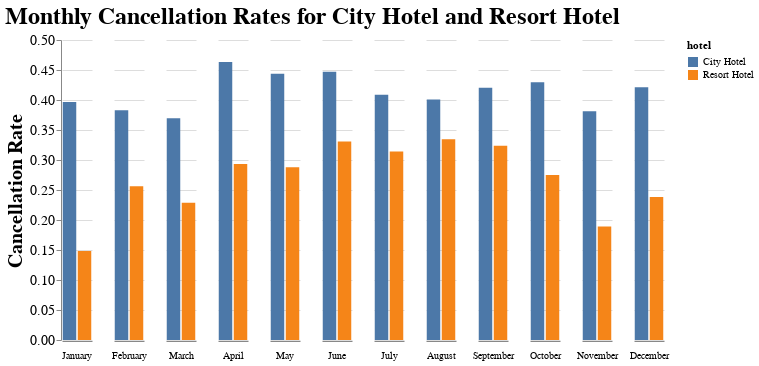

This figure's notebook cell:
### Code cell
alt.Chart(cancellations_by_hotel).mark_bar().encode(
    x=alt.X('hotel', axis=alt.Axis(title=None, labels=False, ticks=False)),
    y=alt.Y('cancellation_rate', axis=alt.Axis(grid=True,title = 'Cancellation Rate')),
    color='hotel',
    column=alt.Column('arrival_date_month', sort = ['January','February','March','April','May','June','July','August','September','October','November','December'], header=alt.Header(title=None, labelOrient='bottom'))
).configure_view(
    stroke='transparent'
).properties(
    title ="Monthly Cancellation Rates for City Hotel and Resort Hotel",
    width = 30
).configure_title(fontSize = 24).configure_axis(
    labelFontSize = 14,
    titleFontSize = 20
)

### Figure 1 — Vega-Lite specification as saved in the notebook (floating-point values rounded to 4 significant figures)
{"config": {"view": {"continuousWidth": 400, "continuousHeight": 300, "stroke": "transparent"}, "axis": {"labelFontSize": 14, "titleFontSize": 20}, "title": {"fontSize": 24}}, "data": {"name": "data-f871a8b122779cc1bec3c878c7d8b320"}, "mark": "bar", "encoding": {"color": {"type": "nominal", "field": "hotel"}, "column": {"type": "nominal", "field": "arrival_date_month", "header": {"labelOrient": "bottom", "title": null}, "sort": ["January", "February", "March", "April", "May", "June", "July", "August", "September", "October", "November", "December"]}, "x": {"type": "nominal", "axis": {"labels": false, "ticks": false, "title": null}, "field": "hotel"}, "y": {"type": "quantitative", "axis": {"grid": true, "title": "Cancellation Rate"}, "field": "cancellation_rate"}}, "title": "Monthly Cancellation Rates for City Hotel and Resort Hotel", "width": 30, "$schema": "https://vega.github.io/schema/vega-lite/v4.8.1.json", "datasets": {"data-f871a8b122779cc1bec3c878c7d8b320": [{"arrival_date_month": "April", "hotel": "City Hotel", "is_canceled": 3465, "total_reservations": 7480, "cancellation_rate": 0.4632}, {"arrival_date_month": "April", "hotel": "Resort Hotel", "is_canceled": 1059, "total_reservations": 3609, "cancellation_rate": 0.2934}, {"arrival_date_month": "August", "hotel": "City Hotel", "is_canceled": 3602, "total_reservations": 8983, "cancellation_rate": 0.401}, {"arrival_date_month": "August", "hotel": "Resort Hotel", "is_canceled": 1637, "total_reservations": 4894, "cancellation_rate": 0.3345}, {"arrival_date_month": "December", "hotel": "City Hotel", "is_canceled": 1740, "total_reservations": 4132, "cancellation_rate": 0.4211}, {"arrival_date_month": "December", "hotel": "Resort Hotel", "is_canceled": 631, "total_reservations": 2648, "cancellation_rate": 0.2383}, {"arrival_date_month": "February", "hotel": "City Hotel", "is_canceled": 1901, "total_reservations": 4965, "cancellation_rate": 0.3829}, {"arrival_date_month": "February", "hotel": "Resort Hotel", "is_canceled": 795, "total_reservations": 3103, "cancellation_rate": 0.2562}, {"arrival_date_month": "January", "hotel": "City Hotel", "is_canceled": 1482, "total_reservations": 3736, "cancellation_rate": 0.3967}, {"arrival_date_month": "January", "hotel": "Resort Hotel", "is_canceled": 325, "total_reservations": 2193, "cancellation_rate": 0.1482}, {"arrival_date_month": "July", "hotel": "City Hotel", "is_canceled": 3306, "total_reservations": 8088, "cancellation_rate": 0.4088}, {"arrival_date_month": "July", "hotel": "Resort Hotel", "is_canceled": 1436, "total_reservations": 4573, "cancellation_rate": 0.314}, {"arrival_date_month": "June", "hotel": "City Hotel", "is_canceled": 3528, "total_reservations": 7894, "cancellation_rate": 0.4469}, {"arrival_date_month": "June", "hotel": "Resort Hotel", "is_canceled": 1007, "total_reservations": 3045, "cancellation_rate": 0.3307}, {"arrival_date_month": "March", "hotel": "City Hotel", "is_canceled": 2386, "total_reservations": 6458, "cancellation_rate": 0.3695}, {"arrival_date_month": "March", "hotel": "Resort Hotel", "is_canceled": 763, "total_reservations": 3336, "cancellation_rate": 0.2287}, {"arrival_date_month": "May", "hotel": "City Hotel", "is_canceled": 3653, "total_reservations": 8232, "cancellation_rate": 0.4438}, {"arrival_date_month": "May", "hotel": "Resort Hotel", "is_canceled": 1024, "total_reservations": 3559, "cancellation_rate": 0.2877}, {"arrival_date_month": "November", "hotel": "City Hotel", "is_canceled": 1661, "total_reservations": 4357, "cancellation_rate": 0.3812}, {"arrival_date_month": "November", "hotel": "Resort Hotel", "is_canceled": 461, "total_reservations": 2437, "cancellation_rate": 0.1892}, {"arrival_date_month": "October", "hotel": "City Hotel", "is_canceled": 3268, "total_reservations": 7605, "cancellation_rate": 0.4297}, {"arrival_date_month": "October", "hotel": "Resort Hotel", "is_canceled": 978, "total_reservations": 3555, "cancellation_rate": 0.2751}, {"arrival_date_month": "September", "hotel": "City Hotel", "is_canceled": 3110, "total_reservations": 7400, "cancellation_rate": 0.4203}, {"arrival_date_month": "September", "hotel": "Resort Hotel", "is_canceled": 1006, "total_reservations": 3108, "cancellation_rate": 0.3237}]}}
